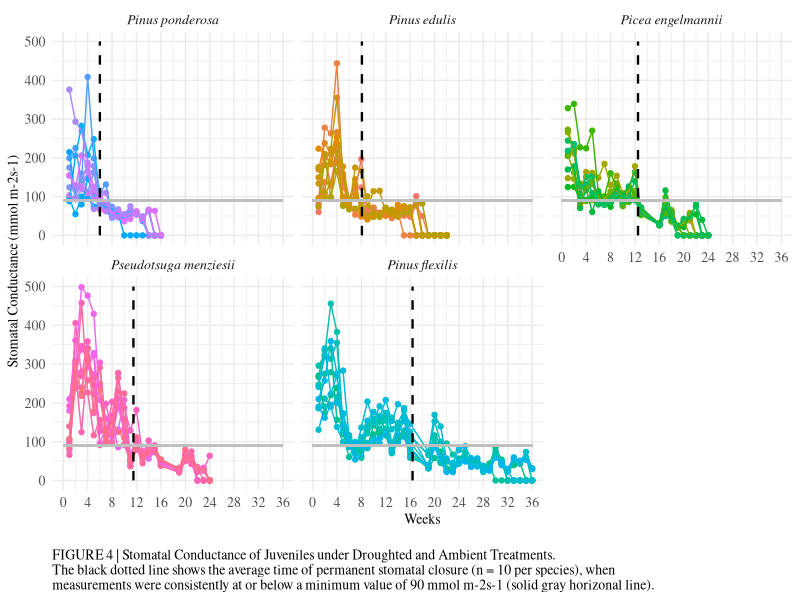

Source code (R):
#Data viz - porometer
#Alexandra Lalor
#allielalor@arizona.edu
#allielalor@gmail.com
#First created: 2022-12-10
#Last updated: 2022-12-10

#load packages
library(tidyverse)
library(RColorBrewer)

#read csvs
Phase1_Data_All <- read_csv("data_analysis/Phase1_Data_All.csv")
#Phase1_Data_Porometer  <- read_csv("data_analysis/Phase1_Data_Porometer.csv")
#Phase1_Data_Porometer_Avg  <- read_csv("data_analysis/Phase1_Data_Porometer_Avg.csv")

Phase1_Data_All_p <- Phase1_Data_All %>%
  mutate(Legend = ScientificName)
Phase1_Data_All_p$Legend <- as.factor(Phase1_Data_All_p$Legend)
Phase1_Data_All_p <-
  transform(Phase1_Data_All_p, Legend = factor(Legend, levels = c("Pinus ponderosa", "Pinus edulis", "Picea engelmannii", "Pseudotsuga menziesii", "Pinus flexilis")))
levels(Phase1_Data_All_p$Legend)

#filter data
Phase1_Data_All_p <- Phase1_Data_All_p %>% 
  filter(Treatment_temp == "Ambient", Treatment_water == "Drought",
         !is.na(Porometer_Est))

#make label for permanent stomatal closure segment
Phase1_Data_All_p %>% 
  group_by(Legend) %>% 
  summarize(Stress_Week_Avg = mean(Stress_Week_Avg_Porometer))

label <- data.frame(x = c(6.0, 8.1, 12.5, 11.5, 16.4),
                    Legend = factor(c("Pinus ponderosa","Pinus edulis", "Picea engelmannii", "Pseudotsuga menziesii", "Pinus flexilis"), 
                                    levels = c("Pinus ponderosa", "Pinus edulis", "Picea engelmannii", "Pseudotsuga menziesii", "Pinus flexilis")))

#define custom color scale
myColorsPaired <- c("#6A3D9A", "#CAB2D6", "#FF7F00", "#FDBF6F",  "#33A02C", "#B2DF8A", "#E31A1C", "#FB9A99", "#1F78B4", "#A6CEE3")
myColorsDark <- c("#6A3D9A", "#FF7F00", "#33A02C", "#E31A1C", "#1F78B4")
myColorsLight <- c("#CAB2D6", "#FDBF6F", "#B2DF8A", "#FB9A99", "#A6CEE3")
names(myColorsPaired) <- levels(Phase1_Data_All_p$Legend)
names(myColorsDark) <- levels(Phase1_Data_All_p$Legend)
names(myColorsLight) <- levels(Phase1_Data_All_p$Legend)

custom_colors <- scale_colour_manual(values = myColorsLight)
custom_colors_fill <- scale_fill_manual(values = myColorsDark)

#Graph
Phase1_Data_All_p %>% 
  ggplot(aes(x = Week,
             y = Porometer_Est,
             color = SpeciesID)) +
  geom_point() +
  geom_line() +
  geom_segment(data = label,
               aes(x = x, xend = x,
                   y = 0, yend = 500),
               color = "black",
               linetype = "dashed",
               size = 0.8) +
  geom_segment(aes(x = 0, xend = 36,
                   y = 90, yend = 90),
               color = "grey",
               linetype = "solid",
               size = 0.8) +
  ylim(0, 500) +
  scale_x_continuous(breaks = seq(0 , 36, by = 4)) +
  facet_wrap(~Legend) +
  xlab("Weeks") +
  ylab("Stomatal Conductance (mmol m-2s-1)") +
  labs(caption = "\nFIGURE 4 | Stomatal Conductance of Juveniles under Droughted and Ambient Treatments.\nThe black dotted line shows the average time of permanent stomatal closure (n = 10 per species), when \nmeasurements were consistently at or below a minimum value of 90 mmol m-2s-1 (solid gray horizonal line).") +
  #custom_colors +
  theme_minimal() +
  theme(legend.position="none",
        text = element_text(family = "serif", size = 10),
        axis.text = element_text(size = 10),
        legend.text = element_text(size = 10),
        strip.text.x = element_text(size = 10, face = "italic"),
        plot.caption = element_text(hjust = 0,
                                    family = "serif",
                                    size = 10))
